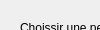
      <widget class="QWidget" name="page_12">
       <property name="geometry">
        <rect>
         <x>0</x>
         <y>0</y>
         <width>100</width>
         <height>30</height>
        </rect>
       </property>
       <attribute name="label">
        <string>Effacer une Personne existante</string>
       </attribute>
       <widget class="QLabel" name="label_125">
        <property name="geometry">
         <rect>
          <x>840</x>
          <y>0</y>
          <width>51</width>
          <height>51</height>
         </rect>
        </property>
        <property name="text">
         <string/>
        </property>
        <property name="pixmap">
         <pixmap>ressources/supprimer.png</pixmap>
        </property>
       </widget>
       <widget class="QComboBox" name="cBoxPersExisteSupp">
        <property name="geometry">
         <rect>
          <x>400</x>
          <y>20</y>
          <width>130</width>
          <height>23</height>
         </rect>
        </property>
       </widget>
       <widget class="QPushButton" name="btOkPersSupp">
        <property name="geometry">
         <rect>
          <x>640</x>
          <y>410</y>
          <width>100</width>
          <height>30</height>
         </rect>
        </property>
        <property name="text">
         <string>Confirmer</string>
        </property>
        <property name="icon">
         <iconset>
          <normaloff>ressources/bt_ok.png</normaloff>ressources/bt_ok.png</iconset>
        </property>
       </widget>
       <widget class="QLabel" name="label_143">
        <property name="geometry">
         <rect>
          <x>20</x>
          <y>20</y>
          <width>351</width>
          <height>16</height>
         </rect>
        </property>
        <property name="text">
         <string>Choissir une personne dans la liste déroulante ci-contre :</string>
        </property>
       </widget>
       <widget class="QLabel" name="label_144">
        <property name="geometry">
         <rect>
          <x>60</x>
          <y>150</y>
          <width>281</width>
          <height>16</height>
         </rect>
        </property>
        <property name="font">
         <font>
          <weight>75</weight>
          <bold>true</bold>
          <underline>true</underline>
         </font>
        </property>
        <property name="text">
         <string>Information concernant cette personne :</string>
        </property>
       </widget>
       <widget class="QPushButton" name="btAnnulerPersSupp">
        <property name="geometry">
         <rect>
          <x>540</x>
          <y>410</y>
          <width>100</width>
          <height>30</height>
         </rect>
        </property>
        <property name="text">
         <string>Annuler</string>
        </property>
        <property name="icon">
         <iconset>
          <normaloff>ressources/ButtonClose.png</normaloff>ressources/ButtonClose.png</iconset>
        </property>
       </widget>
       <widget class="QTextEdit" name="txtInfoPers">
        <property name="geometry">
         <rect>
          <x>60</x>
          <y>170</y>
          <width>451</width>
          <height>71</height>
         </rect>
        </property>
        <property name="readOnly">
         <bool>true</bool>
        </property>
       </widget>
      </widget>
